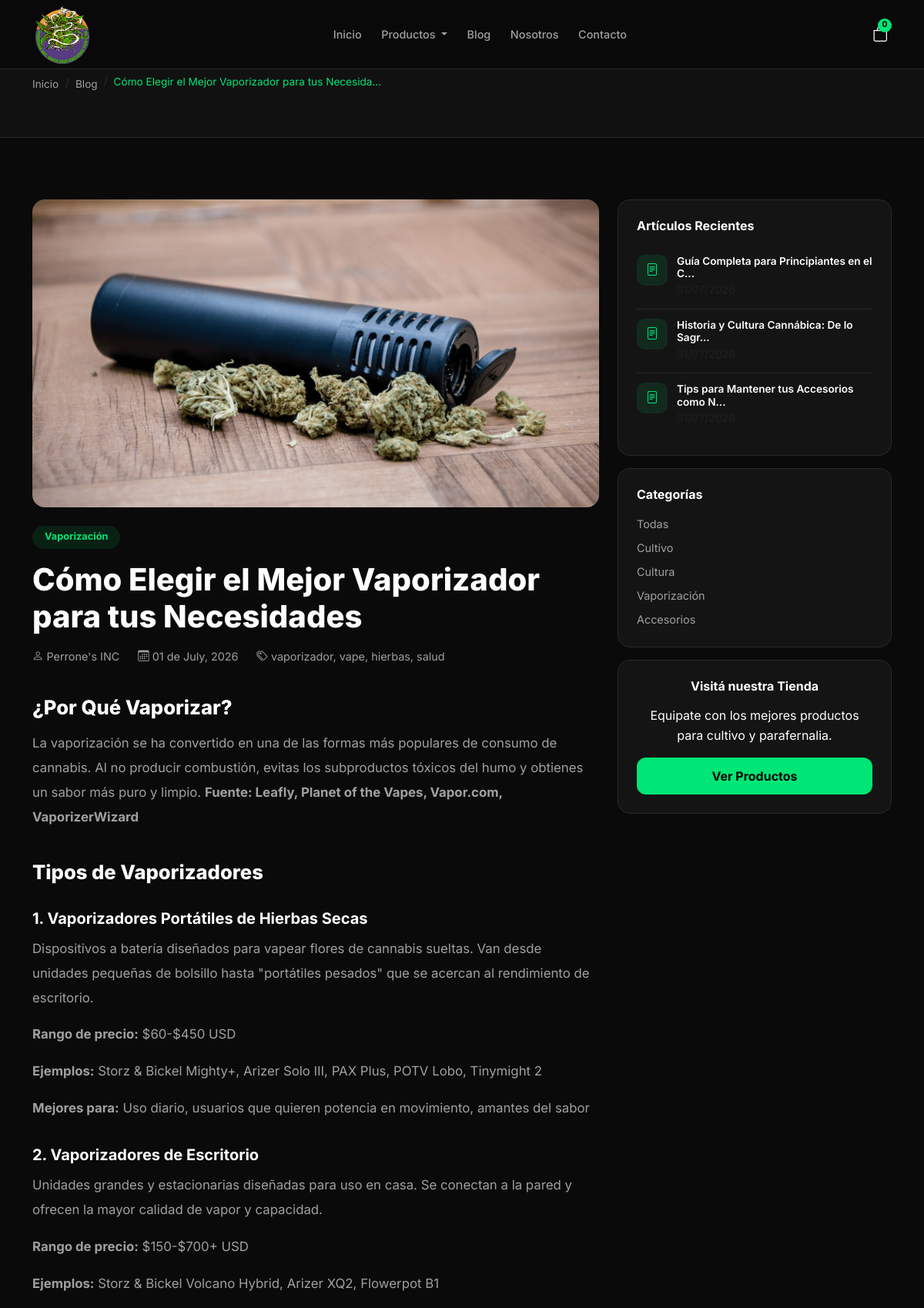
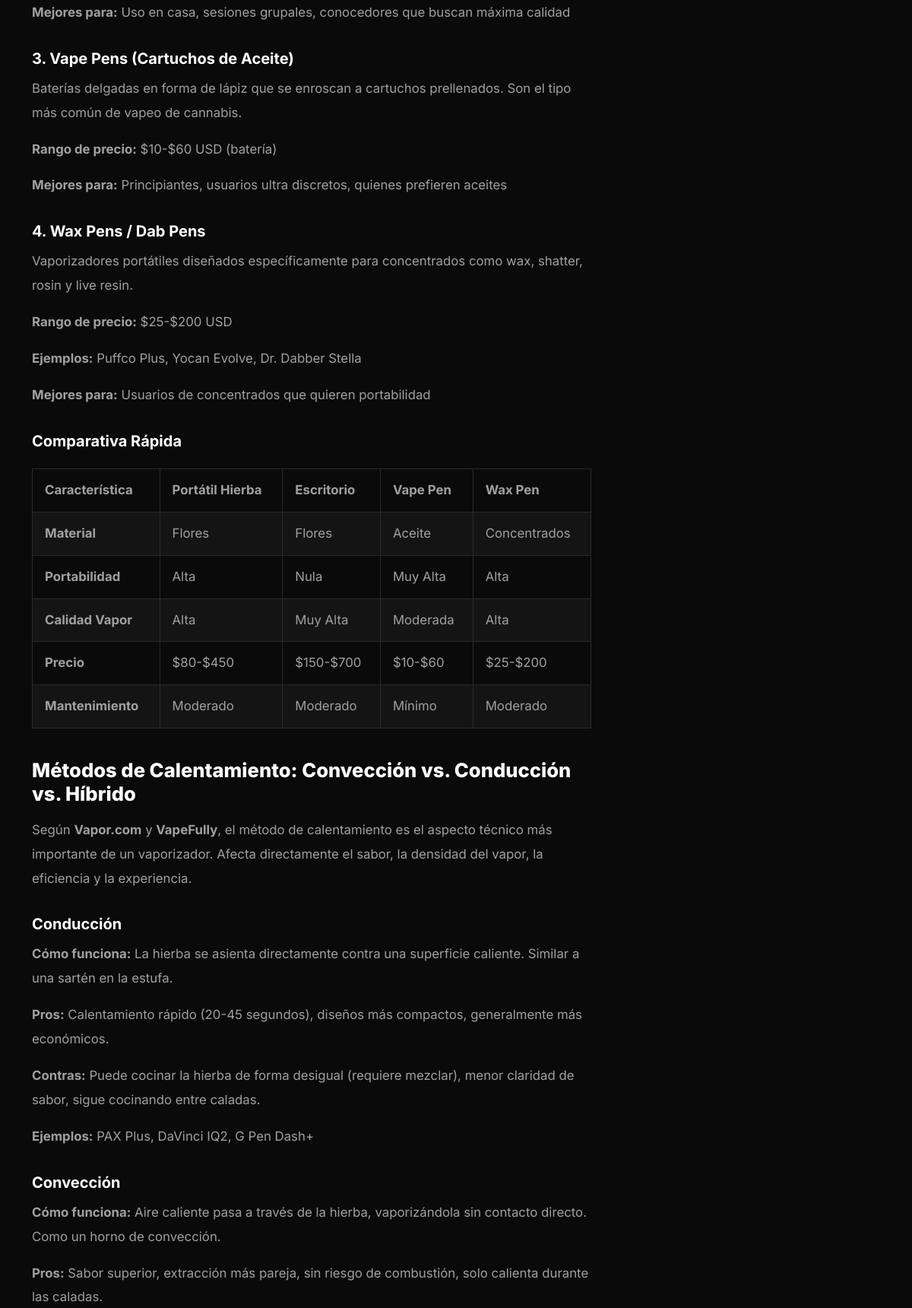
Page /blog/como-elegir-mejor-vaporizador (upper part) on the committed database (2 pictures, top to bottom).
### models.py (models this page shows)
class BlogPost(db.Model):
    __tablename__ = 'blog_posts'
    id = db.Column(db.Integer, primary_key=True)
    title = db.Column(db.String(200), nullable=False)
    slug = db.Column(db.String(200), unique=True, nullable=False)
    excerpt = db.Column(db.String(400))
    content = db.Column(db.Text, nullable=False)
    image = db.Column(db.String(200))
    author = db.Column(db.String(100), default='Perrone\'s INC')
    published = db.Column(db.Boolean, default=False)
    featured = db.Column(db.Boolean, default=False)
    category = db.Column(db.String(100))
    tags = db.Column(db.String(300))
    created_at = db.Column(db.DateTime, default=lambda: datetime.now(timezone.utc))
    updated_at = db.Column(db.DateTime, default=lambda: datetime.now(timezone.utc), onupdate=lambda: datetime.now(timezone.utc))

### app.py (the view)
@app.route('/blog/<slug>')
def blog_post(slug):
    post = BlogPost.query.filter_by(slug=slug, published=True).first_or_404()
    recent = BlogPost.query.filter(
        BlogPost.published == True,
        BlogPost.id != post.id
    ).order_by(BlogPost.created_at.desc()).limit(3).all()
    return render_template('blog_post.html', post=post, recent=recent)

### app.py (called while the page is built)
@app.context_processor
def inject_globals():
    categories = Category.query.filter_by(active=True).all() if hasattr(Category, 'active') else Category.query.all()
    cart_count = 0
    cart = session.get('cart', {})
    if cart:
        cart_count = sum(item['quantity'] for item in cart.values())
    return dict(categories=categories, cart_count=cart_count, now=datetime.now())

### templates/blog_post.html (shortened to what this page needs)
{% extends 'base.html' %}
{% block content %}
<section class="page-header">
    <div class="container">
        <nav aria-label="breadcrumb">
            <ol class="breadcrumb">
                <li class="breadcrumb-item"><a href="{{ url_for('index') }}">Inicio</a></li>
                <li class="breadcrumb-item"><a href="{{ url_for('blog') }}">Blog</a></li>
                <li class="breadcrumb-item active">{{ post.title[:50] }}{% if post.title|length > 50 %}...{% endif %}</li>
            </ol>
        </nav>
    </div>
</section>
<section class="section">
    <div class="container">
        <div class="row">
            <div class="col-lg-8">
                <article class="blog-article">
                    {% if post.image %}
                    <div class="blog-hero-image mb-4">
                        <img src="{{ url_for('static', filename=post.image) }}" alt="{{ post.title }}" style="width:100%;max-height:400px;object-fit:cover;border-radius:16px;">
                    </div>
                    {% endif %}
                    <div class="blog-article-header">
                        <span class="blog-category-badge">{{ post.category }}</span>
                        <h1>{{ post.title }}</h1>
                        <div class="blog-article-meta">
                            <span><i class="bi bi-person"></i> {{ post.author }}</span>
                            <span><i class="bi bi-calendar3"></i> {{ post.created_at.strftime('%d de %B, %Y') }}</span>
                            {% if post.tags %}
                            <span><i class="bi bi-tags"></i> {{ post.tags }}</span>
                            {% endif %}
                        </div>
                    </div>
                    <div class="blog-article-content">
                        {{ post.content|safe }}
                    </div>
                </article>
            </div>
            <div class="col-lg-4">
                <div class="blog-sidebar">
                    <div class="sidebar-widget">
                        <h5>Artículos Recientes</h5>
                        {% for rp in recent %}
                        <a href="{{ url_for('blog_post', slug=rp.slug) }}" class="recent-post">
                            <div class="recent-post-icon"><i class="bi bi-file-text"></i></div>
                            <div>
                                <h6>{{ rp.title[:40] }}{% if rp.title|length > 40 %}...{% endif %}</h6>
                                <small class="text-muted">{{ rp.created_at.strftime('%d/%m/%Y') }}</small>
                            </div>
                        </a>
                        {% endfor %}
                    </div>
                    <div class="sidebar-widget">
                        <h5>Categorías</h5>
                        <div class="sidebar-categories">
                            <a href="{{ url_for('blog') }}" class="cat-link">Todas</a>
                            {% set cats = ['Cultivo', 'Cultura', 'Vaporización', 'Accesorios'] %}
                            {% for cat in cats %}
                            <a href="{{ url_for('blog', categoria=cat) }}" class="cat-link">{{ cat }}</a>
                            {% endfor %}
                        </div>
                    </div>
                    <div class="sidebar-widget sidebar-cta">
                        <h5>Visitá nuestra Tienda</h5>
                        <p>Equipate con los mejores productos para cultivo y parafernalia.</p>
                        <a href="{{ url_for('products') }}" class="btn btn-primary w-100">Ver Productos</a>
                    </div>
                </div>
            </div>
        </div>
    </div>
</section>
{% endblock %}

### static/css/style.css (style rules this page uses)
:root { --bg-primary: #0a0a0a; --bg-secondary: #111111; --bg-card: #141414; --bg-section: #0d0d0d; --border: #2a2a2a; --text-primary: #ffffff; --text-secondary: #a0a0a0; --accent: #00e676; --accent-hover: #00c853; --accent-dim: rgba(0, 230, 118, 0.1); --danger: #ff5252; --warning: #ffd740; --info: #40c4ff; --font: 'Inter', -apple-system, BlinkMacSystemFont, 'Segoe UI', sans-serif; }
* { margin: 0; padding: 0; box-sizing: border-box; }
html { scroll-behavior: smooth; }
body { font-family: var(--font); background: var(--bg-primary); color: var(--text-primary); line-height: 1.6; -webkit-font-smoothing: antialiased; }
a { color: var(--accent); text-decoration: none; transition: opacity .2s; }
img { max-width: 100%; height: auto; }
.section { padding: 5rem 0; }
.btn-primary { background: var(--accent); border: none; color: #000; font-weight: 700; padding: 0.75rem 1.75rem; border-radius: 12px; transition: all .3s; }
.page-header { padding: 6rem 0 2.5rem; background: var(--bg-secondary); border-bottom: 1px solid var(--border); }
.breadcrumb { background: transparent; padding: 0; }
.breadcrumb-item a { color: var(--text-secondary); font-size: 0.85rem; }
.breadcrumb-item.active { color: var(--accent); font-size: 0.85rem; }
.breadcrumb-item+.breadcrumb-item::before { color: var(--border); }
.blog-article { max-width: 800px; }
.blog-article-header { margin-bottom: 2rem; }
.blog-category-badge { display: inline-block; background: var(--accent-dim); color: var(--accent); font-size: 0.8rem; font-weight: 700; padding: 0.3rem 1rem; border-radius: 20px; margin-bottom: 1rem; }
.blog-article-header h1 { font-size: 2.5rem; font-weight: 800; line-height: 1.2; }
.blog-article-meta { display: flex; flex-wrap: wrap; gap: 1.5rem; color: var(--text-secondary); font-size: 0.9rem; margin-top: 1rem; }
.blog-article-content { font-size: 1.05rem; line-height: 1.9; color: var(--text-secondary); }
.blog-article-content h2 { font-size: 1.6rem; font-weight: 800; color: var(--text-primary); margin-top: 2.5rem; margin-bottom: 1rem; }
.blog-article-content h3 { font-size: 1.25rem; font-weight: 700; color: var(--text-primary); margin-top: 2rem; margin-bottom: 0.75rem; }
.blog-article-content p { margin-bottom: 1rem; }
.blog-article-content table { width: 100%; border-collapse: collapse; margin: 1.5rem 0; }
.blog-article-content td, .blog-article-content th { padding: 0.75rem 1rem; border: 1px solid var(--border); }
.blog-article-content tr:nth-child(even) { background: var(--bg-card); }
.blog-sidebar { position: sticky; top: 100px; }
.sidebar-widget { background: var(--bg-card); border: 1px solid var(--border); border-radius: 16px; padding: 1.5rem; margin-bottom: 1rem; }
.sidebar-widget h5 { font-size: 1rem; font-weight: 700; margin-bottom: 1rem; }
.recent-post { display: flex; gap: 0.75rem; padding: 0.75rem 0; border-bottom: 1px solid var(--border); color: var(--text-primary); }
.recent-post:last-child { border: none; }
.recent-post-icon { width: 40px; height: 40px; display: flex; align-items: center; justify-content: center; background: var(--accent-dim); border-radius: 10px; color: var(--accent); flex-shrink: 0; }
.recent-post h6 { font-size: 0.85rem; font-weight: 600; margin: 0; }
.sidebar-categories { display: flex; flex-direction: column; gap: 0.5rem; }
.cat-link { color: var(--text-secondary); font-size: 0.9rem; transition: color .2s; }
.sidebar-cta { text-align: center; }

### rows in the picture
BlogPost: title "Cómo Elegir el Mejor Vaporizador para tus Necesida", image (picture), category "Vaporización", title "Cómo Elegir el Mejor Vaporizador para tus Necesidades", author "Perrone's INC", created_at "01 de July, 2026", tags "vaporizador, vape, hierbas, salud", content "¿Por Qué Vaporizar? La vaporización se ha convertido en una de las formas más populares de consumo de cannabis. Al no producir combustión, evitas los subproductos tóxicos del humo y obtienes un sabor más puro y limpio. Fuente: Leafly, Planet of the Vapes, Vapor.com, VaporizerWizard Tipos de Vaporizadores 1. Vaporizadores Portátiles de Hierbas Secas Dispositivos a batería diseñados para vapear flores de cannabis sueltas. Van desde unidades pequeñas de bolsillo hasta \"portátiles pesados\" que se acercan al rendimiento de escritorio. Rango de precio: $60-$450 USD Ejemplos: Storz & Bickel Mighty+, Arizer Solo III, PAX Plus, POTV Lobo, Tinymight 2 Mejores para: Uso diario, usuarios que quieren…"
BlogPost: title "Guía Completa para Principiantes en el C"
BlogPost: title "Historia y Cultura Cannábica: De lo Sagr"
BlogPost: title "Tips para Mantener tus Accesorios como N"

### other values in the picture
{{ cart_count }} "0"
{{ cat }} "Cultivo" "Cultura" "Accesorios"
